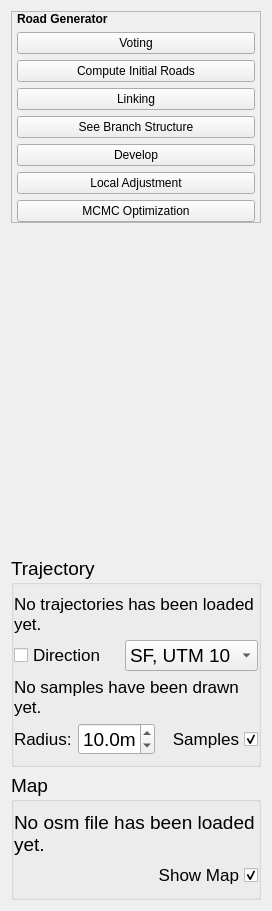
          <widget class="QWidget" name="scrollAreaWidgetContents">
           <property name="geometry">
            <rect>
             <x>0</x>
             <y>0</y>
             <width>272</width>
             <height>911</height>
            </rect>
           </property>
           <layout class="QVBoxLayout" name="verticalLayout_8">
            <item>
             <widget class="QFrame" name="frame_8">
              <property name="frameShape">
               <enum>QFrame::StyledPanel</enum>
              </property>
              <property name="frameShadow">
               <enum>QFrame::Raised</enum>
              </property>
              <layout class="QVBoxLayout" name="verticalLayout_3">
               <property name="leftMargin">
                <number>5</number>
               </property>
               <property name="topMargin">
                <number>0</number>
               </property>
               <property name="rightMargin">
                <number>5</number>
               </property>
               <property name="bottomMargin">
                <number>0</number>
               </property>
               <item>
                <widget class="QLabel" name="label_4">
                 <property name="sizePolicy">
                  <sizepolicy hsizetype="Preferred" vsizetype="Fixed">
                   <horstretch>0</horstretch>
                   <verstretch>0</verstretch>
                  </sizepolicy>
                 </property>
                 <property name="font">
                  <font>
                   <weight>75</weight>
                   <bold>true</bold>
                  </font>
                 </property>
                 <property name="text">
                  <string>Road Generator</string>
                 </property>
                </widget>
               </item>
               <item>
                <widget class="QPushButton" name="roadGeneratorPointBasedVoting">
                 <property name="text">
                  <string>Voting</string>
                 </property>
                </widget>
               </item>
               <item>
                <widget class="QPushButton" name="roadGeneratorComputeInitialRoadGuess">
                 <property name="text">
                  <string>Compute Initial Roads</string>
                 </property>
                </widget>
               </item>
               <item>
                <widget class="QPushButton" name="roadGeneratorAddInitialRoad">
                 <property name="sizePolicy">
                  <sizepolicy hsizetype="Minimum" vsizetype="Minimum">
                   <horstretch>0</horstretch>
                   <verstretch>0</verstretch>
                  </sizepolicy>
                 </property>
                 <property name="maximumSize">
                  <size>
                   <width>16777215</width>
                   <height>16777215</height>
                  </size>
                 </property>
                 <property name="text">
                  <string>Linking</string>
                 </property>
                </widget>
               </item>
               <item>
                <widget class="QPushButton" name="roadGeneratorTmp">
                 <property name="text">
                  <string>See Branch Structure</string>
                 </property>
                </widget>
               </item>
               <item>
                <widget class="QPushButton" name="roadGeneratorDevelopRoadNetwork">
                 <property name="sizePolicy">
                  <sizepolicy hsizetype="Minimum" vsizetype="Minimum">
                   <horstretch>0</horstretch>
                   <verstretch>0</verstretch>
                  </sizepolicy>
                 </property>
                 <property name="maximumSize">
                  <size>
                   <width>16777215</width>
                   <height>16777215</height>
                  </size>
                 </property>
                 <property name="text">
                  <string>Develop</string>
                 </property>
                </widget>
               </item>
               <item>
                <widget class="QPushButton" name="roadGeneratorLocalAdjustment">
                 <property name="sizePolicy">
                  <sizepolicy hsizetype="Minimum" vsizetype="Minimum">
                   <horstretch>0</horstretch>
                   <verstretch>0</verstretch>
                  </sizepolicy>
                 </property>
                 <property name="maximumSize">
                  <size>
                   <width>16777215</width>
                   <height>16777215</height>
                  </size>
                 </property>
                 <property name="text">
                  <string>Local Adjustment</string>
                 </property>
                </widget>
               </item>
               <item>
                <widget class="QPushButton" name="roadGeneratorMCMCOptimization">
                 <property name="text">
                  <string>MCMC Optimization</string>
                 </property>
                </widget>
               </item>
              </layout>
             </widget>
            </item>
            <item>
             <spacer name="verticalSpacer_3">
              <property name="orientation">
               <enum>Qt::Vertical</enum>
              </property>
              <property name="sizeHint" stdset="0">
               <size>
                <width>20</width>
                <height>40</height>
               </size>
              </property>
             </spacer>
            </item>
            <item>
             <widget class="QGroupBox" name="groupBox">
              <property name="font">
               <font>
                <pointsize>14</pointsize>
               </font>
              </property>
              <property name="title">
               <string>Trajectory</string>
              </property>
              <property name="flat">
               <bool>false</bool>
              </property>
              <layout class="QVBoxLayout" name="verticalLayout_6">
               <property name="leftMargin">
                <number>0</number>
               </property>
               <property name="rightMargin">
                <number>0</number>
               </property>
               <item>
                <widget class="QLabel" name="trajInfo">
                 <property name="sizePolicy">
                  <sizepolicy hsizetype="Preferred" vsizetype="Preferred">
                   <horstretch>0</horstretch>
                   <verstretch>0</verstretch>
                  </sizepolicy>
                 </property>
                 <property name="font">
                  <font>
                   <pointsize>13</pointsize>
                  </font>
                 </property>
                 <property name="text">
                  <string>No trajectories has been loaded yet.</string>
                 </property>
                 <property name="wordWrap">
                  <bool>true</bool>
                 </property>
                </widget>
               </item>
               <item>
                <widget class="QFrame" name="frame_4">
                 <property name="frameShape">
                  <enum>QFrame::NoFrame</enum>
                 </property>
                 <property name="frameShadow">
                  <enum>QFrame::Raised</enum>
                 </property>
                 <layout class="QHBoxLayout" name="horizontalLayout_4">
                  <property name="leftMargin">
                   <number>0</number>
                  </property>
                  <property name="topMargin">
                   <number>0</number>
                  </property>
                  <property name="rightMargin">
                   <number>0</number>
                  </property>
                  <property name="bottomMargin">
                   <number>0</number>
                  </property>
                  <item>
                   <widget class="QCheckBox" name="showDirection">
                    <property name="enabled">
                     <bool>true</bool>
                    </property>
                    <property name="sizePolicy">
                     <sizepolicy hsizetype="Preferred" vsizetype="Fixed">
                      <horstretch>0</horstretch>
                      <verstretch>0</verstretch>
                     </sizepolicy>
                    </property>
                    <property name="font">
                     <font>
                      <pointsize>13</pointsize>
                     </font>
                    </property>
                    <property name="text">
                     <string>Direction</string>
                    </property>
                    <property name="checked">
                     <bool>false</bool>
                    </property>
                   </widget>
                  </item>
                  <item>
                   <spacer name="horizontalSpacer">
                    <property name="orientation">
                     <enum>Qt::Horizontal</enum>
                    </property>
                    <property name="sizeHint" stdset="0">
                     <size>
                      <width>40</width>
                      <height>20</height>
                     </size>
                    </property>
                   </spacer>
                  </item>
                  <item>
                   <widget class="QComboBox" name="utmZoneSelector">
                    <property name="sizePolicy">
                     <sizepolicy hsizetype="Preferred" vsizetype="Preferred">
                      <horstretch>0</horstretch>
                      <verstretch>0</verstretch>
                     </sizepolicy>
                    </property>
                    <property name="minimumSize">
                     <size>
                      <width>0</width>
                      <height>0</height>
                     </size>
                    </property>
                    <property name="currentIndex">
                     <number>1</number>
                    </property>
                    <item>
                     <property name="text">
                      <string>BJ, UTM 50</string>
                     </property>
                    </item>
                    <item>
                     <property name="text">
                      <string>SF, UTM 10</string>
                     </property>
                    </item>
                   </widget>
                  </item>
                 </layout>
                </widget>
               </item>
               <item>
                <widget class="QLabel" name="sampleInfoLabel">
                 <property name="sizePolicy">
                  <sizepolicy hsizetype="Preferred" vsizetype="Preferred">
                   <horstretch>0</horstretch>
                   <verstretch>0</verstretch>
                  </sizepolicy>
                 </property>
                 <property name="minimumSize">
                  <size>
                   <width>0</width>
                   <height>0</height>
                  </size>
                 </property>
                 <property name="font">
                  <font>
                   <pointsize>13</pointsize>
                  </font>
                 </property>
                 <property name="text">
                  <string>No samples have been drawn yet.</string>
                 </property>
                 <property name="wordWrap">
                  <bool>true</bool>
                 </property>
                </widget>
               </item>
               <item>
                <widget class="QFrame" name="frame_6">
                 <property name="minimumSize">
                  <size>
                   <width>0</width>
                   <height>0</height>
                  </size>
                 </property>
                 <property name="frameShape">
                  <enum>QFrame::NoFrame</enum>
                 </property>
                 <property name="frameShadow">
                  <enum>QFrame::Raised</enum>
                 </property>
                 <layout class="QHBoxLayout" name="horizontalLayout_5">
                  <property name="leftMargin">
                   <number>0</number>
                  </property>
                  <property name="topMargin">
                   <number>0</number>
                  </property>
                  <property name="rightMargin">
                   <number>0</number>
                  </property>
                  <property name="bottomMargin">
                   <number>0</number>
                  </property>
                  <item>
                   <widget class="QLabel" name="label_2">
                    <property name="font">
                     <font>
                      <pointsize>13</pointsize>
                     </font>
                    </property>
                    <property name="text">
                     <string>Radius:</string>
                    </property>
                   </widget>
                  </item>
                  <item>
                   <widget class="QDoubleSpinBox" name="sampleCoverDistanceSpinBox">
                    <property name="sizePolicy">
                     <sizepolicy hsizetype="Preferred" vsizetype="Preferred">
                      <horstretch>0</horstretch>
                      <verstretch>0</verstretch>
                     </sizepolicy>
                    </property>
                    <property name="suffix">
                     <string>m</string>
                    </property>
                    <property name="decimals">
                     <number>1</number>
                    </property>
                    <property name="singleStep">
                     <double>5.000000000000000</double>
                    </property>
                    <property name="value">
                     <double>10.000000000000000</double>
                    </property>
                   </widget>
                  </item>
                  <item>
                   <spacer name="horizontalSpacer_2">
                    <property name="orientation">
                     <enum>Qt::Horizontal</enum>
                    </property>
                    <property name="sizeHint" stdset="0">
                     <size>
                      <width>40</width>
                      <height>20</height>
                     </size>
                    </property>
                   </spacer>
                  </item>
                  <item>
                   <widget class="QCheckBox" name="showSampleCheckBox">
                    <property name="sizePolicy">
                     <sizepolicy hsizetype="Preferred" vsizetype="Preferred">
                      <horstretch>0</horstretch>
                      <verstretch>0</verstretch>
                     </sizepolicy>
                    </property>
                    <property name="font">
                     <font>
                      <pointsize>13</pointsize>
                     </font>
                    </property>
                    <property name="layoutDirection">
                     <enum>Qt::RightToLeft</enum>
                    </property>
                    <property name="text">
                     <string>Samples</string>
                    </property>
                    <property name="checked">
                     <bool>true</bool>
                    </property>
                   </widget>
                  </item>
                 </layout>
                </widget>
               </item>
              </layout>
             </widget>
            </item>
            <item>
             <widget class="QGroupBox" name="groupBox_3">
              <property name="font">
               <font>
                <pointsize>14</pointsize>
               </font>
              </property>
              <property name="title">
               <string>Map</string>
              </property>
              <property name="flat">
               <bool>false</bool>
              </property>
              <layout class="QVBoxLayout" name="verticalLayout_2">
               <property name="leftMargin">
                <number>0</number>
               </property>
               <property name="rightMargin">
                <number>0</number>
               </property>
               <item>
                <widget class="QLabel" name="mapInfo">
                 <property name="sizePolicy">
                  <sizepolicy hsizetype="Preferred" vsizetype="Preferred">
                   <horstretch>0</horstretch>
                   <verstretch>0</verstretch>
                  </sizepolicy>
                 </property>
                 <property name="text">
                  <string>No osm file has been loaded yet.</string>
                 </property>
                 <property name="wordWrap">
                  <bool>true</bool>
                 </property>
                </widget>
               </item>
               <item>
                <widget class="QCheckBox" name="showMapCheckBox">
                 <property name="sizePolicy">
                  <sizepolicy hsizetype="Preferred" vsizetype="Preferred">
                   <horstretch>0</horstretch>
                   <verstretch>0</verstretch>
                  </sizepolicy>
                 </property>
                 <property name="font">
                  <font>
                   <pointsize>13</pointsize>
                  </font>
                 </property>
                 <property name="layoutDirection">
                  <enum>Qt::RightToLeft</enum>
                 </property>
                 <property name="text">
                  <string>Show Map</string>
                 </property>
                 <property name="checked">
                  <bool>true</bool>
                 </property>
                </widget>
               </item>
              </layout>
             </widget>
            </item>
           </layout>
          </widget>
